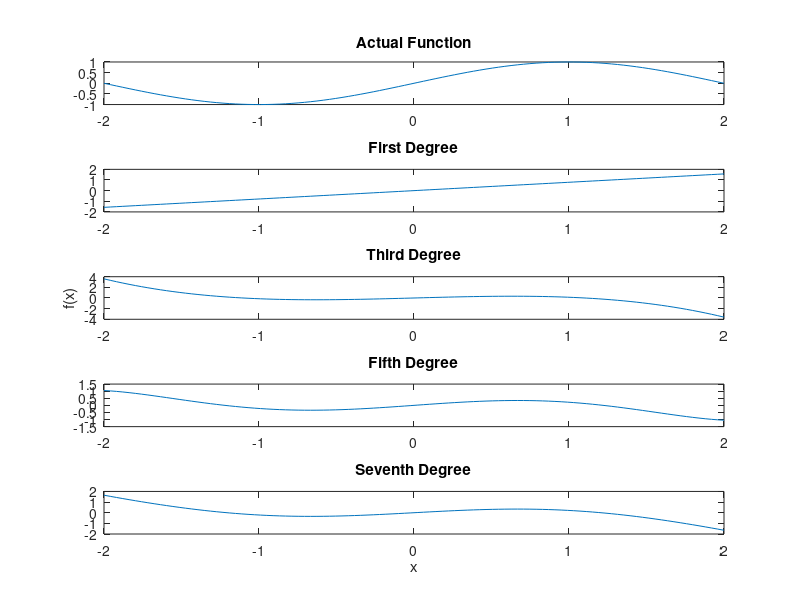

Source code (MATLAB):
%plotTaylorPolys
%MATT ZELLER
%06/25/18
%PHYS 428

%actual function
x = linspace(-2,2,100);
y = sin((pi*x)/2);

%first degree taylor polynomial
y1 = (pi/4)*x;
%third degree...
y3 = y1-((pi.^3)/48)*(x.^3);
%fifth degree...
y5 = y3+((pi.^5)/3840)*(x.^5);
%seventh degree...
y7 = y5-((pi.^7)/645120)*(x.^7);

%encapsulate all following plot commands within one end display, one figure
figure
%initialize each subplot... not sure what three digits do
ax1=subplot(5,1,1);
ax2=subplot(5,1,2);
ax3=subplot(5,1,3);
ax4=subplot(5,1,4);
ax5=subplot(5,1,5);
%define the x domain
x = linspace(-2,2);
%tell matlab to show these functions
y;
y1;
y3;
y5;
y7;
%tell matlab which titles to display, per subplots
plot(ax1,x,y);
title(ax1,'Actual Function')

plot(ax2,x,y1);
title(ax2,'First Degree')


plot(ax3,x,y3);
title(ax3,'Third Degree')
ylabel(ax3,'f(x)')

plot(ax4,x,y5);
title(ax4,'Fifth Degree')

plot(ax5,x,y7);
title(ax5,'Seventh Degree')
xlabel(ax5,'x')
